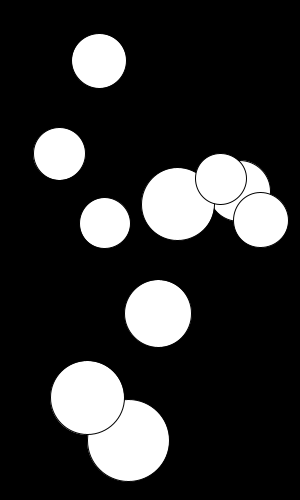
Frame 1 (no input)
Frame 60 (the mouse pressed at the canvas centre just before this capture): identical to frame 1, image omitted
Frame 120 (the mouse held since frame 60 and released just before this capture): identical to frame 1, image omitted

The Processing sketch that drew this single still picture (run headless with seeded random() and noise(); from frame 60 on, the mouse is pressed at the canvas centre):

// Processing sketch: ball_area
// ── ball_area.pde
Ball[] balls;
float sum = 0 ;

void setup(){ // create array of object in name balls
  size(300,500);
  background(0);
  balls = new Ball[10];
  int index = 0 ;
  
  for (int x = 0; x < 10; x++){
    float randomsize = random(50,100);
    float randomX = random(randomsize/2,300-randomsize);
    float randomY = random(randomsize/2,500-randomsize);
    balls[index++] = new Ball(randomX, randomY, randomsize);
  }
  
  for (Ball ball : balls){ // draw a circle in the first time to see
    ball.create_ball();
    sum += ball.getArea();
  } 
  
  println("Sum of area is :",sum);
}

void draw(){
  mouseclick();
}

class Ball {
  float positionX, positionY, size;
  
  Ball(float positionX, float positionY, float size) {
    this.positionX = positionX ;
    this.positionY = positionY ;
    this.size = size ;
  }

  void create_ball() {
    ellipseMode(CORNER);
    circle(this.positionX, this.positionY, this.size);
  }
  
  public float getArea(){
    float area ;
    area = 22/7 * (size/2) *(size/2);
    return area ;
  }
  
  void delete() {
    this.size = 0;
    update();
  }
}

void mouseclick(){
  if (mousePressed){
    int check = 0 ;
    delay(150);
    for (int x = 0; x < balls.length; x++){
      if (mouseX > balls[x].positionX && mouseX < balls[x].positionX + balls[x].size && mouseY > balls[x].positionY && mouseY <= balls[x].positionY + balls[x].size){
        sum -= balls[x].getArea();
        println("this circle has area =",balls[x].getArea());
        balls[x].delete();
        check = 1;
      }  
    }
    if (check == 0){
      println("don't have a circle in this area!!!");
    }
    else {
      println("New sum of area is", sum);
    }
  }
}

void update(){
  background(0);
  for (Ball ball : balls){
    ball.create_ball();
  }
}
